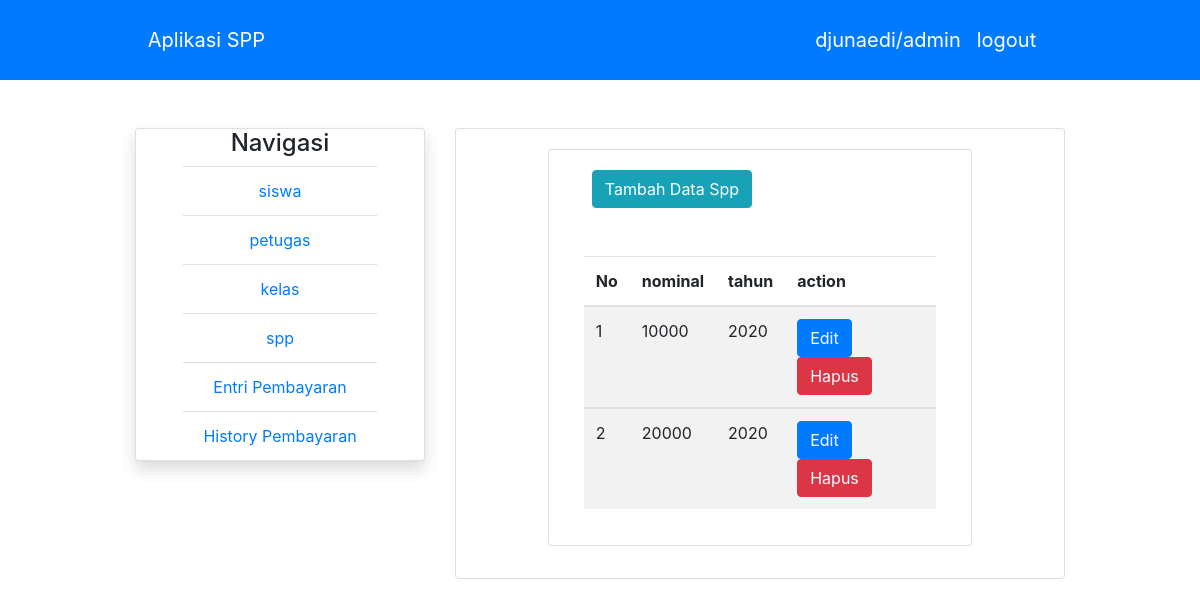
Page /index.php?menu=spp (signed in) on the committed database.
### tables this page shows
CREATE TABLE `spp` (
  `id_spp` int(11) NOT NULL,
  `tahun` int(11) NOT NULL,
  `nominal` int(11) NOT NULL
);

### crud.php (called while the page is built, shortened)
<?php
class Crud{
    public $con;
    public function __construct($koneksi)
    {
        $this->con = $koneksi;
    }
    public function tampilAll($sql)
    {
        $a = $sql;
        $rows = $this->con->query($a);
        $row = array();
        while($data = $rows->fetch_assoc())
        {
            $row[] = $data;
        }
        return $row;
    }
}
?>

### spp.php (the view, shortened to what this page needs)
<?php
$data = $crud->tampilAll("SELECT * FROM spp");
?>
<div class="container">
    <div class="card">
        <div class="card-body">
        <div class="container-fluid w-auto">
<a href="tambah_data_spp.php" class="btn btn-info mx-2">Tambah Data Spp</a>
    <table class="table table-responsive table-striped table-lg mt-5" >
        <thead>
            <th>No</th>
            <th>nominal</th>
            <th>tahun</th>
            <th>action</th>
        </thead>
        <?php
        $no = 1;
        foreach ($data as $key) {
        ?>
        <tbody>
            <td><?= $no++ ?></td>
            <td><?= $key['nominal'] ?></td>
            <td><?= $key['tahun'] ?></td>
            <td>
            <a href="edit_spp.php?edit=<?= $key['id_spp'] ?>" class="btn btn-primary"> Edit </a>
            <a onclick="confirm('Apakah Ingin Menghapus?');" href="?menu=spp&hapus=<?= $key['id_spp'] ?>" class="btn btn-danger"> Hapus </a>
            </td>
        </tbody>
        <?php }
        ?>
    </table>
</div>
        </div>
    </div>
</div>

### assets/style.css (style rules this page uses)
* { padding: 0; margin: 0; box-sizing: border-box; }
.container { width: 80%; margin: 0 auto; }

### rows in the picture
spp: nominal "10000", tahun "2020"
spp: nominal "20000", tahun "2020"

### other values in the picture
$_SESSION['user']['nama_petugas'] "djunaedi"
$_SESSION['user']['level'] "admin"
